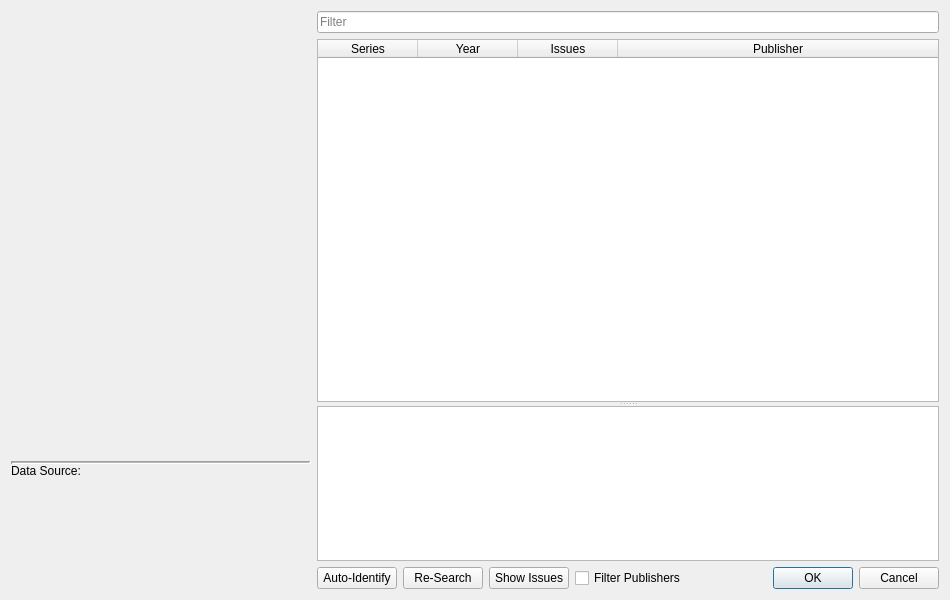
<?xml version="1.0" encoding="UTF-8"?>
<ui version="4.0">
 <class>SelectSeries</class>
 <widget class="QDialog" name="SelectSeries">
  <property name="geometry">
   <rect>
    <x>0</x>
    <y>0</y>
    <width>950</width>
    <height>600</height>
   </rect>
  </property>
  <property name="windowTitle">
   <string>Select Series</string>
  </property>
  <property name="sizeGripEnabled">
   <bool>false</bool>
  </property>
  <layout class="QGridLayout" name="gridLayout">
   <item row="0" column="2">
    <layout class="QHBoxLayout" name="horizontalLayout_2">
     <item>
      <layout class="QVBoxLayout" name="verticalLayout_3">
       <property name="spacing">
        <number>0</number>
       </property>
       <property name="sizeConstraint">
        <enum>QLayout::SetMaximumSize</enum>
       </property>
       <property name="leftMargin">
        <number>0</number>
       </property>
       <item alignment="Qt::AlignTop">
        <widget class="QWidget" name="coverImageContainer" native="true">
         <property name="sizePolicy">
          <sizepolicy hsizetype="Preferred" vsizetype="Preferred">
           <horstretch>0</horstretch>
           <verstretch>0</verstretch>
          </sizepolicy>
         </property>
         <property name="minimumSize">
          <size>
           <width>300</width>
           <height>450</height>
          </size>
         </property>
         <property name="maximumSize">
          <size>
           <width>300</width>
           <height>450</height>
          </size>
         </property>
        </widget>
       </item>
       <item>
        <widget class="Line" name="line">
         <property name="lineWidth">
          <number>2</number>
         </property>
         <property name="midLineWidth">
          <number>1</number>
         </property>
         <property name="orientation">
          <enum>Qt::Horizontal</enum>
         </property>
        </widget>
       </item>
       <item>
        <widget class="QLabel" name="lblIssuesSourceName">
         <property name="sizePolicy">
          <sizepolicy hsizetype="Preferred" vsizetype="Preferred">
           <horstretch>0</horstretch>
           <verstretch>0</verstretch>
          </sizepolicy>
         </property>
         <property name="maximumSize">
          <size>
           <width>300</width>
           <height>16777215</height>
          </size>
         </property>
         <property name="text">
          <string>Data Source:</string>
         </property>
         <property name="alignment">
          <set>Qt::AlignLeading|Qt::AlignLeft|Qt::AlignTop</set>
         </property>
         <property name="openExternalLinks">
          <bool>true</bool>
         </property>
        </widget>
       </item>
       <item>
        <widget class="QWidget" name="imageSourceLogo" native="true">
         <property name="minimumSize">
          <size>
           <width>300</width>
           <height>100</height>
          </size>
         </property>
         <property name="maximumSize">
          <size>
           <width>300</width>
           <height>16777215</height>
          </size>
         </property>
        </widget>
       </item>
      </layout>
     </item>
     <item>
      <layout class="QVBoxLayout" name="verticalLayout">
       <item>
        <widget class="QLineEdit" name="leFilter">
         <property name="placeholderText">
          <string>Filter</string>
         </property>
        </widget>
       </item>
       <item>
        <widget class="QSplitter" name="splitter">
         <property name="orientation">
          <enum>Qt::Vertical</enum>
         </property>
         <property name="childrenCollapsible">
          <bool>false</bool>
         </property>
         <widget class="QTableWidget" name="twList">
          <property name="sizePolicy">
           <sizepolicy hsizetype="Expanding" vsizetype="Expanding">
            <horstretch>0</horstretch>
            <verstretch>7</verstretch>
           </sizepolicy>
          </property>
          <property name="minimumSize">
           <size>
            <width>0</width>
            <height>0</height>
           </size>
          </property>
          <property name="selectionMode">
           <enum>QAbstractItemView::SingleSelection</enum>
          </property>
          <property name="selectionBehavior">
           <enum>QAbstractItemView::SelectRows</enum>
          </property>
          <property name="rowCount">
           <number>0</number>
          </property>
          <property name="columnCount">
           <number>4</number>
          </property>
          <attribute name="horizontalHeaderStretchLastSection">
           <bool>true</bool>
          </attribute>
          <attribute name="verticalHeaderVisible">
           <bool>false</bool>
          </attribute>
          <column>
           <property name="text">
            <string>Series</string>
           </property>
          </column>
          <column>
           <property name="text">
            <string>Year</string>
           </property>
          </column>
          <column>
           <property name="text">
            <string>Issues</string>
           </property>
          </column>
          <column>
           <property name="text">
            <string>Publisher</string>
           </property>
          </column>
         </widget>
         <widget class="QTextEdit" name="teDescription">
          <property name="sizePolicy">
           <sizepolicy hsizetype="Expanding" vsizetype="Expanding">
            <horstretch>0</horstretch>
            <verstretch>3</verstretch>
           </sizepolicy>
          </property>
          <property name="maximumSize">
           <size>
            <width>16777215</width>
            <height>16777215</height>
           </size>
          </property>
          <property name="readOnly">
           <bool>true</bool>
          </property>
          <property name="textInteractionFlags">
           <set>Qt::LinksAccessibleByMouse|Qt::TextSelectableByMouse</set>
          </property>
         </widget>
        </widget>
       </item>
       <item>
        <layout class="QHBoxLayout" name="horizontalLayout">
         <item>
          <widget class="QPushButton" name="btnAutoSelect">
           <property name="text">
            <string>Auto-Identify</string>
           </property>
          </widget>
         </item>
         <item>
          <widget class="QPushButton" name="btnRequery">
           <property name="text">
            <string>Re-Search</string>
           </property>
          </widget>
         </item>
         <item>
          <widget class="QPushButton" name="btnIssues">
           <property name="text">
            <string>Show Issues</string>
           </property>
          </widget>
         </item>
         <item>
          <widget class="QCheckBox" name="cbxPublisherFilter">
           <property name="toolTip">
            <string>Filter the publishers based on the publisher filter.</string>
           </property>
           <property name="text">
            <string>Filter Publishers</string>
           </property>
          </widget>
         </item>
         <item>
          <widget class="QDialogButtonBox" name="buttonBox">
           <property name="orientation">
            <enum>Qt::Horizontal</enum>
           </property>
           <property name="standardButtons">
            <set>QDialogButtonBox::Cancel|QDialogButtonBox::Ok</set>
           </property>
          </widget>
         </item>
        </layout>
       </item>
      </layout>
     </item>
    </layout>
   </item>
  </layout>
 </widget>
 <resources/>
 <connections>
  <connection>
   <sender>buttonBox</sender>
   <signal>accepted()</signal>
   <receiver>SelectSeries</receiver>
   <slot>accept()</slot>
   <hints>
    <hint type="sourcelabel">
     <x>248</x>
     <y>254</y>
    </hint>
    <hint type="destinationlabel">
     <x>157</x>
     <y>274</y>
    </hint>
   </hints>
  </connection>
  <connection>
   <sender>buttonBox</sender>
   <signal>rejected()</signal>
   <receiver>SelectSeries</receiver>
   <slot>reject()</slot>
   <hints>
    <hint type="sourcelabel">
     <x>316</x>
     <y>260</y>
    </hint>
    <hint type="destinationlabel">
     <x>286</x>
     <y>274</y>
    </hint>
   </hints>
  </connection>
 </connections>
</ui>
